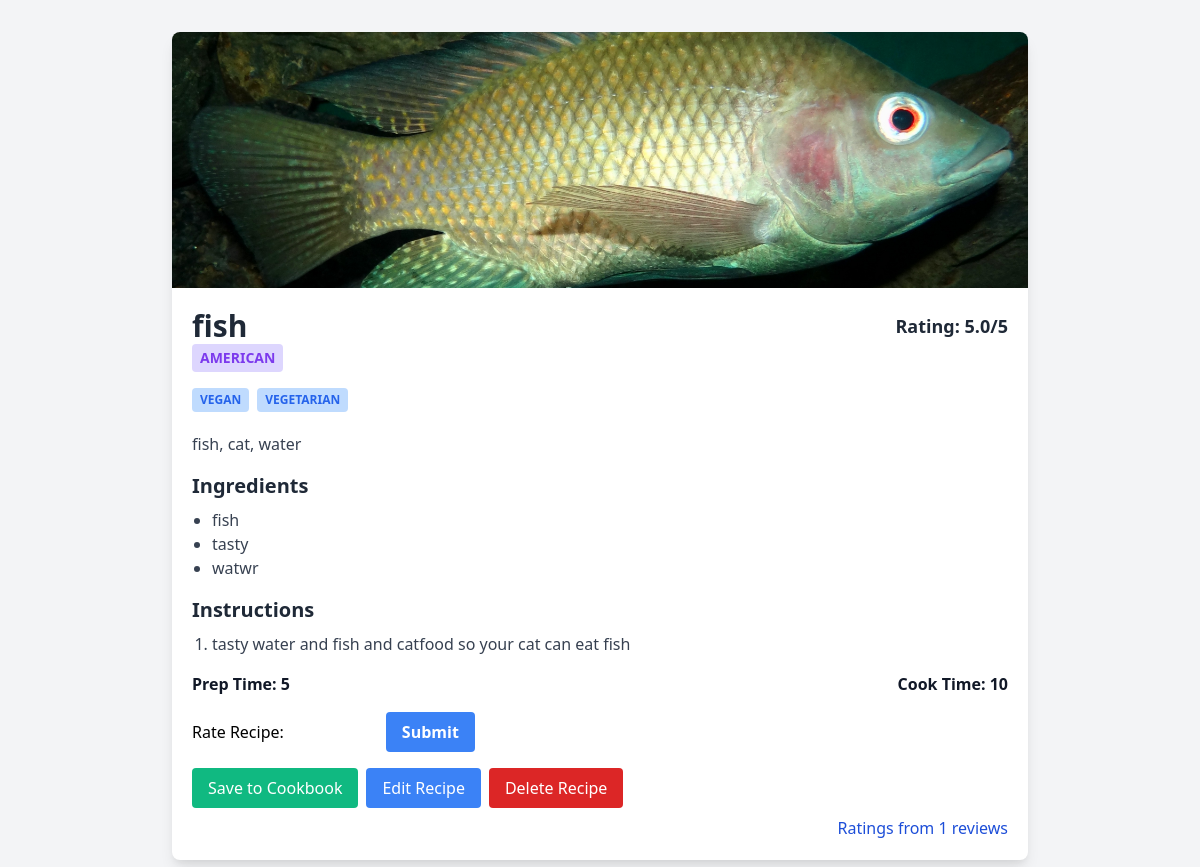
/recipe/fish (signed in), run on the app's committed database.
### tables this page shows
CREATE TABLE recipe (
    recipe_id INTEGER PRIMARY KEY AUTOINCREMENT,
    recipe_name TEXT UNIQUE,
    Cuisine_ID TEXT,
    UserID INTEGER,
    recipe_description TEXT,
    prep_time INTEGER,  
    cook_time INTEGER,  
    recipe_image TEXT,  
    instructions TEXT,
    FOREIGN KEY(Cuisine_ID) REFERENCES cuisine(Cuisine_ID) ON DELETE SET NULL,
    FOREIGN KEY(UserID) REFERENCES users(Account_ID) ON DELETE CASCADE
);

CREATE TABLE recipe_restrictions (
    recipe_name VARCHAR(80),
    RecRestriction VARCHAR(30),
    FOREIGN KEY(recipe_name) REFERENCES recipe(recipe_name) ON DELETE CASCADE,
    PRIMARY KEY (recipe_name, RecRestriction)
);

CREATE TABLE ingredients (
    recipe_name VARCHAR(80),
    ingredient_name VARCHAR(80),
--    ingredient_type VARCHAR(30),
    FOREIGN KEY(recipe_name) REFERENCES recipe(recipe_name) ON DELETE CASCADE,
    PRIMARY KEY (recipe_name, ingredient_name)
);

### app.py (the view)
@app.route('/recipe/<slug>')
def view_recipe(slug):
    conn = get_db_connection()
    try:
        recipe_title = slug.replace("-", " ")
        recipe = conn.execute('SELECT * FROM recipe WHERE recipe_name = ?', (recipe_title,)).fetchone()
        ingredients = conn.execute('SELECT ingredient_name FROM ingredients WHERE recipe_name = ?', (recipe_title,)).fetchall()
        tags = conn.execute('SELECT RecRestriction FROM recipe_restrictions WHERE recipe_name = ?', (recipe_title,)).fetchall()
        rating_result = conn.execute('SELECT AVG(user_rating) AS avg_rating, COUNT(*) AS rating_count FROM rates WHERE recipe_name = ?', (recipe_title,)).fetchone()
        avg_rating = float(rating_result['avg_rating']) if rating_result['avg_rating'] is not None else 0
        rating_count = rating_result['rating_count']
        if recipe:
            return render_template('recipe.html', recipe=recipe, ingredients=ingredients, tags=tags, avg_rating=avg_rating, rating_count=rating_count)
        else:
            return 'Recipe not found', 404
    finally:
        conn.close()

### app.py (called while the page is built)
def get_db_connection():
    conn = sqlite3.connect(DATABASE)
    conn.row_factory = sqlite3.Row
    return conn

### templates/recipe.html (shortened to what this page needs)
<!DOCTYPE html>
<html lang="en">
<head>
    <link href="https://cdn.jsdelivr.net/npm/tailwindcss@2.2.19/dist/tailwind.min.css" rel="stylesheet" />
</head>
<body class="bg-gray-100">
    <div class="max-w-4xl mx-auto px-5 py-8">
        <div class="bg-white rounded-lg shadow-lg overflow-hidden">
            <img src="/{{recipe.recipe_image}}" alt="{{ recipe.recipe_name }} Image" class="w-full h-64 object-cover object-center">
            <div class="p-5">
                <div class="flex justify-between items-center">
                    <h2 class="text-3xl font-bold text-gray-800">{{ recipe.recipe_name }}</h2>
                    <span class="text-lg font-bold text-gray-800">
                        Rating:
                        {% if avg_rating %}
                        {{ avg_rating|round(1, 'floor') }}/5
                        {% else %}
                        No ratings
                        {% endif %}
                    </span>
                </div>
                <span class="text-sm font-semibold inline-block py-1 px-2 uppercase rounded text-purple-600 bg-purple-200 mb-4">
                    {{ recipe.Cuisine_ID}}
                </span>
                <div class="flex flex-wrap mb-3">
                    {% for tag in tags %}
                    <span class="text-xs font-semibold inline-block py-1 px-2 uppercase rounded text-blue-600 bg-blue-200 mr-2 mb-2">
                        {{ tag.RecRestriction }}
                    </span>
                    {% endfor %}
                </div>
                <p class="text-gray-700 mb-4">{{ recipe.recipe_description }}</p>
                <div class="mb-4">
                    <h3 class="text-xl font-semibold text-gray-800 mb-2">Ingredients</h3>
                    <ul class="list-disc ml-5 text-gray-700">
                        {% for ingredient in ingredients %}
                        <li>{{ ingredient.ingredient_name }}</li>
                        {% endfor %}
                    </ul>
                </div>
                <div class="mb-4">
                    <h3 class="text-xl font-semibold text-gray-800 mb-2">Instructions</h3>
                    <ol class="list-decimal ml-5 text-gray-700">
                        {% for step in recipe.instructions.split('\n') %}
                        <li>{{ step }}</li>
                        {% endfor %}
                    </ol>
                </div>
                <div class="flex justify-between items-center mt-4">
                    <span class="text-gray-900 font-bold">Prep Time: {{ recipe.prep_time }}</span>
                    <span class="text-gray-900 font-bold">Cook Time: {{ recipe.cook_time }}</span>
                </div>
                <div class="mt-4">
                    <form id="ratingForm" action="/rate-recipe" method="post" class="flex items-center">
                        <label for="rating">Rate Recipe:</label>
                        <input type="number" id="rating" name="rating" min="1" max="5" required class="mx-4">
                        <button type="submit" class="bg-blue-500 hover:bg-blue-700 text-white font-bold py-2 px-4 rounded"> Submit</button>
                    </form>
                </div>
                <div class="flex space-x-2 mt-4">
                    {% if session['user_id'] or session.get('is_admin', False) %}
                    <button id="cookbookButton" onclick="toggleCookbook('{{ recipe.recipe_name | replace(' ', '-') }}')" class="px-4 py-2 bg-green-500 hover:bg-green-700 text-white rounded">Save to Cookbook</button>
                    {% endif %}
                    {% if session['user_id'] == recipe.UserID or session.get('is_admin', False) %}
                    <button onclick="location.href='/edit-recipe/{{ recipe.recipe_name | replace(' ', '-') }}';" class="px-4 py-2 bg-blue-500 hover:bg-blue-700 text-white rounded">Edit Recipe</button>
                    <button onclick="deleteRecipe('{{ recipe.recipe_name | replace(' ', '-') }}')" class="px-4 py-2 bg-red-600 hover:bg-red-800 text-white rounded">Delete Recipe</button>
                    {% endif %}
                </div>
                <div class="text-right mt-2">
                    <span class="text-md font-medium text-blue-700">Ratings from {{ rating_count }} reviews</span>
                </div>
            </div>
        </div>
    </div>
</body>
</html>

### data on the page
recipe: recipe_image (picture), recipe_name "fish", Cuisine_ID "AMERICAN", recipe_description "fish, cat, water", instructions "tasty water and fish and catfood so your cat can eat fish", prep_time "5", cook_time "10"
recipe_restrictions: RecRestriction "VEGAN"
recipe_restrictions: RecRestriction "VEGETARIAN"
ingredients: ingredient_name "fish"
ingredients: ingredient_name "tasty"
ingredients: ingredient_name "watwr"

### other printed values
{{ avg_rating|round(1, 'floor') }} "5.0"
{{ rating_count }} "1"
